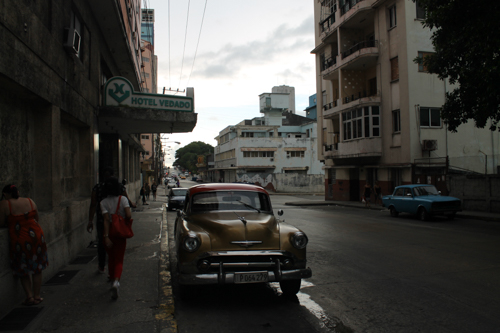
#> input picture 1.Aufgabe/bild01.jpg, 500 x 333 px
$ python uebung1.py
#> lines starting #> are read from the running program, lines starting #| are printed output that depends on the picture
from skimage import io
from matplotlib import pyplot as plt
import numpy as np


# [72 lines left out: functions aufgabe1, aufgabe2, not called in this run]


def aufgabe3(img_path):
#> called with img_path = 'bild01.jpg'
    img = io.imread(img_path)
#> img is the input picture: shape (333, 500, 3); mean R, G, B 62.9, 61.8, 58.3
    gray = convert_to_grayscale(img)
    table = look_up_table(256, 0.8)
    brightened_image = brighten(gray, table)
#> after the loop in brighten, `for i, row in enumerate(brightened_img):`:
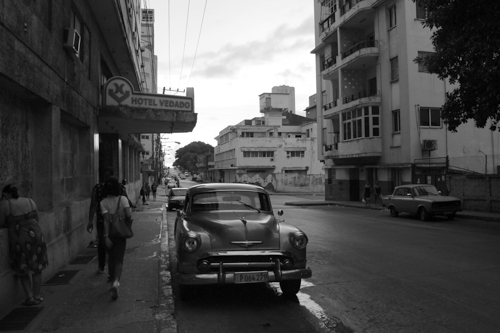
#> brightened_img: shape (333, 500) float64; min 0, max 255, mean 75.6

    histo1 = compute_histo(gray)
#> after the loop in compute_histo, `for row in img:`: array = 256 values, max 3673 at index 25, min 7 at index 184, mean 650.4
#> histo1 has the same summary as array in compute_histo
    histo2 = compute_histo(brightened_image)
#> histo2 = 256 values, max 3673 at index 40, min 0 at index 1, mean 650.4

    fig, axarr = plt.subplots(2, 2)
    fig.suptitle('Aufgabe 2, 5)')
    axarr[0, 0].imshow(gray, cmap=plt.get_cmap(name='gray'))
    axarr[0, 0].set_title('bild01')
    axarr[0, 1].bar(range(0, 256), height=histo1, color='k')
    axarr[0, 1].set_title('bild01-hist')
    axarr[1, 0].imshow(brightened_image, cmap=plt.get_cmap(name='gray'))
    axarr[1, 0].set_title('bild02-brightened')
    axarr[1, 1].bar(range(0, 256), height=histo2, color='k')
    axarr[1, 1].set_title('bild02-brightened-hist')
    plt.show()
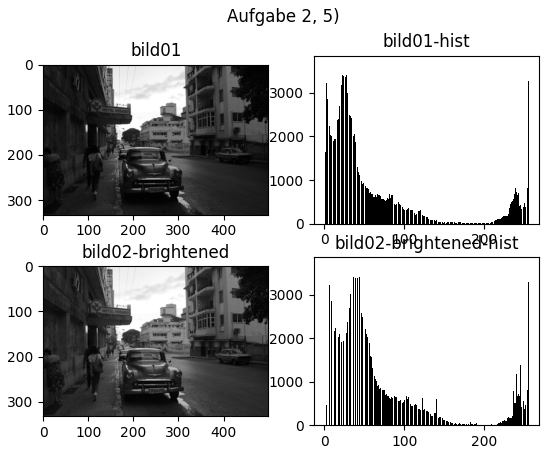
#> figure drawn by matplotlib, 4 panels; panel 2: tallest bar 3673 high, from x = 24.6 to 25.4; panel 4: tallest bar 3673 high, from x = 39.6 to 40.4


# Siehe Buch Digitale Bildverarbeitung (Seite 79 Buch, Seite 94 PDF)
def look_up_table(k, gamma):
    aMax = k - 1

    table = np.zeros(k)
    for i, _ in enumerate(table):
        aa = i / aMax
        bb = pow(aa, gamma)
        b = round(bb * aMax)
        table[i] = b
    return table


def brighten(img, table):
    brightened_img = np.copy(img)
    for i, row in enumerate(brightened_img):
        for j, value in enumerate(row):
            brightened_img[i, j] = table[round(value)]
            if brightened_img[i, j] > 255:
                brightened_img[i, j] = 255
    return brightened_img


def convert_to_grayscale(img):
    gray = lambda rgb: np.dot(rgb[..., :3], [0.299, 0.587, 0.114])
    return gray(img)


def compute_histo(img):
    array = np.zeros(256)
    for row in img:
        for value in row:
            array[round(value)] += 1
    return array


def vertical_mirror(img_numpy):
    return np.array([list(reversed(row)) for row in img_numpy])


def horizontal_mirror(img_numpy):
    return np.array(list(reversed(img_numpy)))


if __name__ == "__main__":
    # aufgabe1('monkey.jpg')
    # aufgabe2()
    # aufgabe3_old("bild01.jpg")
    aufgabe3('bild01.jpg')
    exit(0)
#> (the program exits here)

$ run again, with 1.Aufgabe/monkey.jpg copied over 1.Aufgabe/bild01.jpg
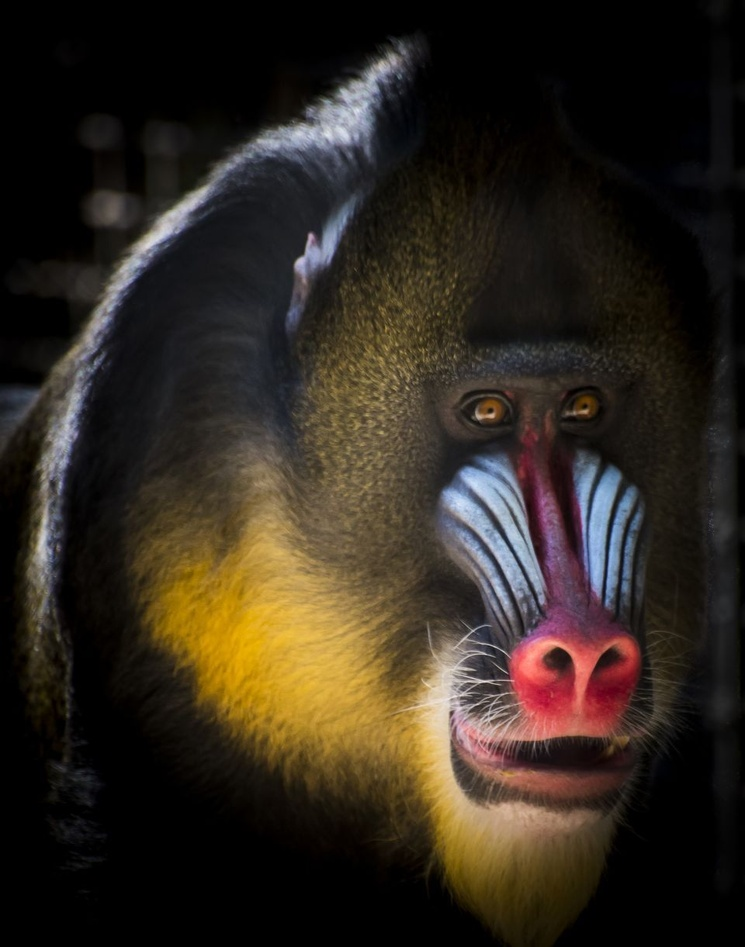
#> input picture 1.Aufgabe/monkey.jpg, 745 x 947 px, shrunk from 960 x 1221 before the run
#> in aufgabe3, img is the input picture: shape (947, 745, 3); mean R, G, B 48.2, 40, 30.1
#> after the loop in brighten, `for i, row in enumerate(brightened_img):`:
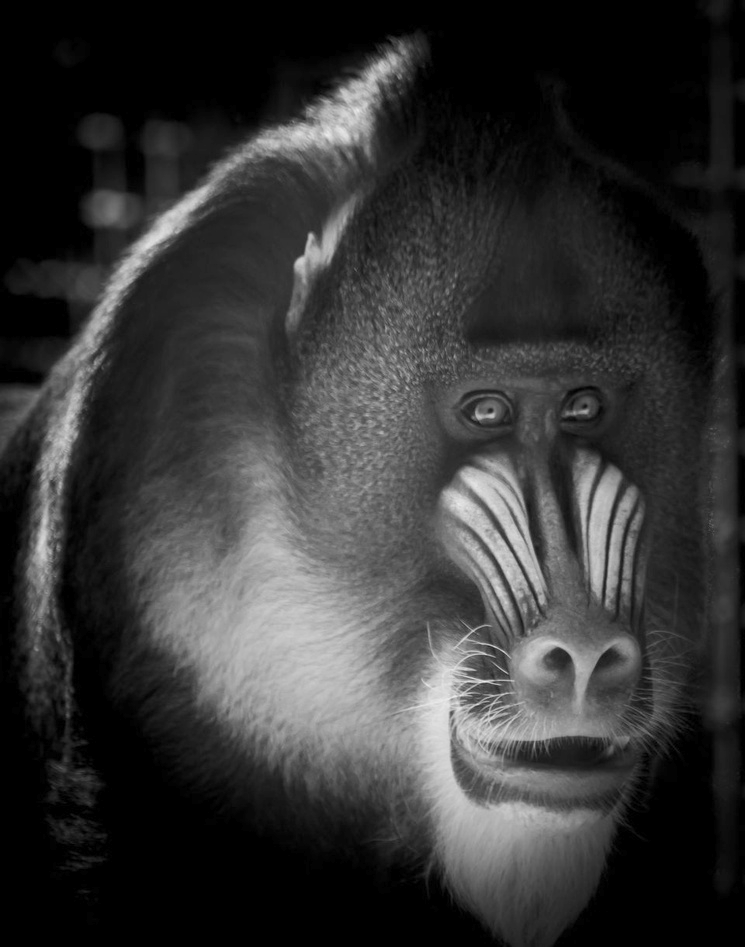
#> brightened_img: shape (947, 745) float64; min 0, max 238, mean 52.6
#> after the loop in compute_histo, `for row in img:`: array = 256 values, max 175153 at index 0, min 0 at index 230, mean 2755.9
#> histo1 has the same summary as array in compute_histo
#> histo2 = 256 values, max 175153 at index 0, min 0 at index 1, mean 2755.9
#> in aufgabe3, `plt.show()`:
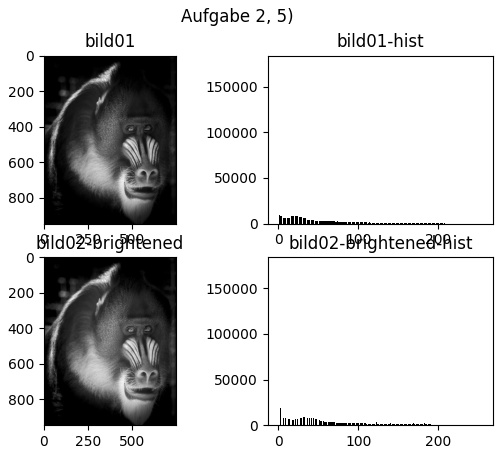
#> figure drawn by matplotlib, 4 panels; panel 2: tallest bar 175153 high, from x = -0.4 to 0.4; panel 4: tallest bar 175153 high, from x = -0.4 to 0.4
